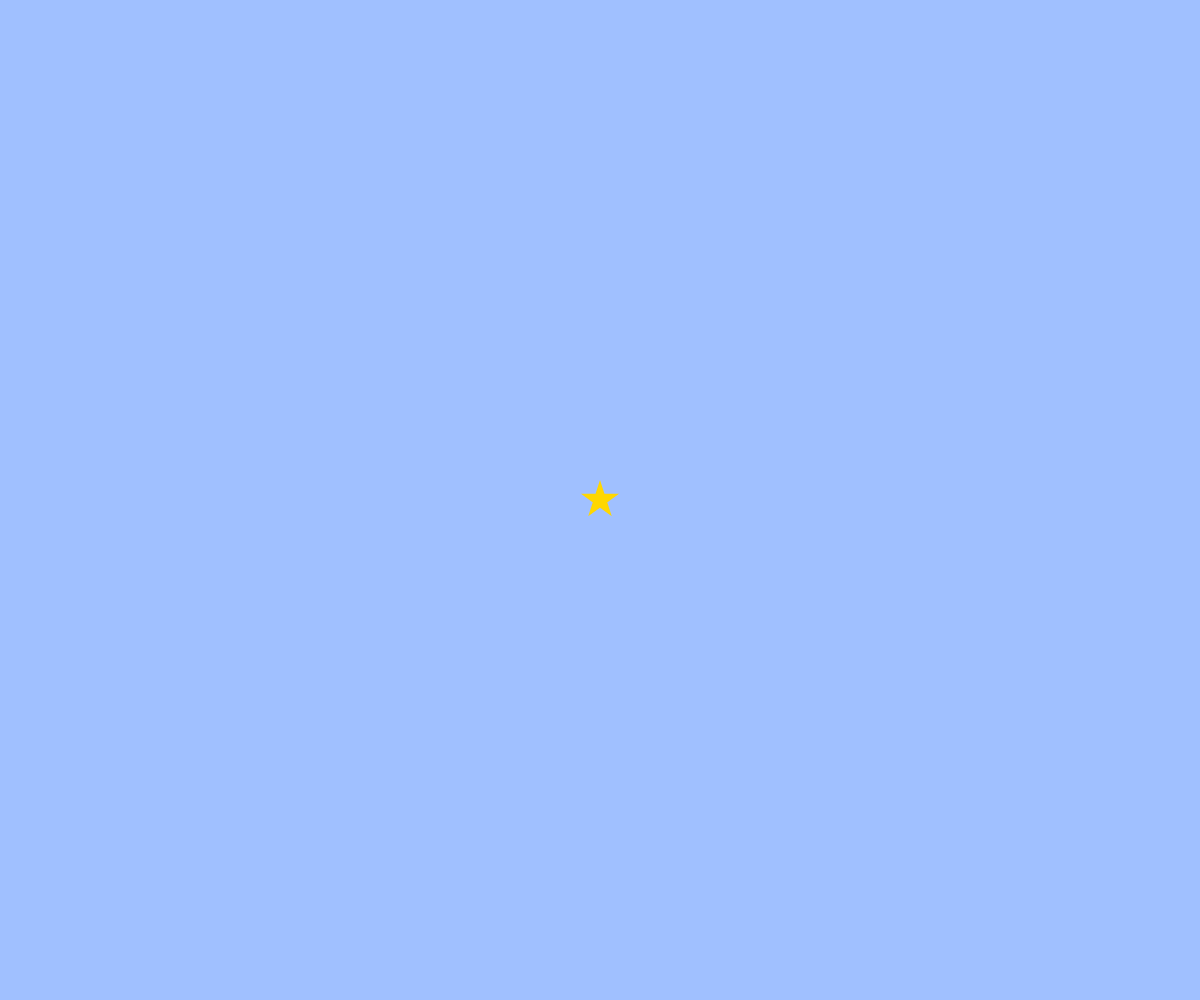
Frame 1 (no input)
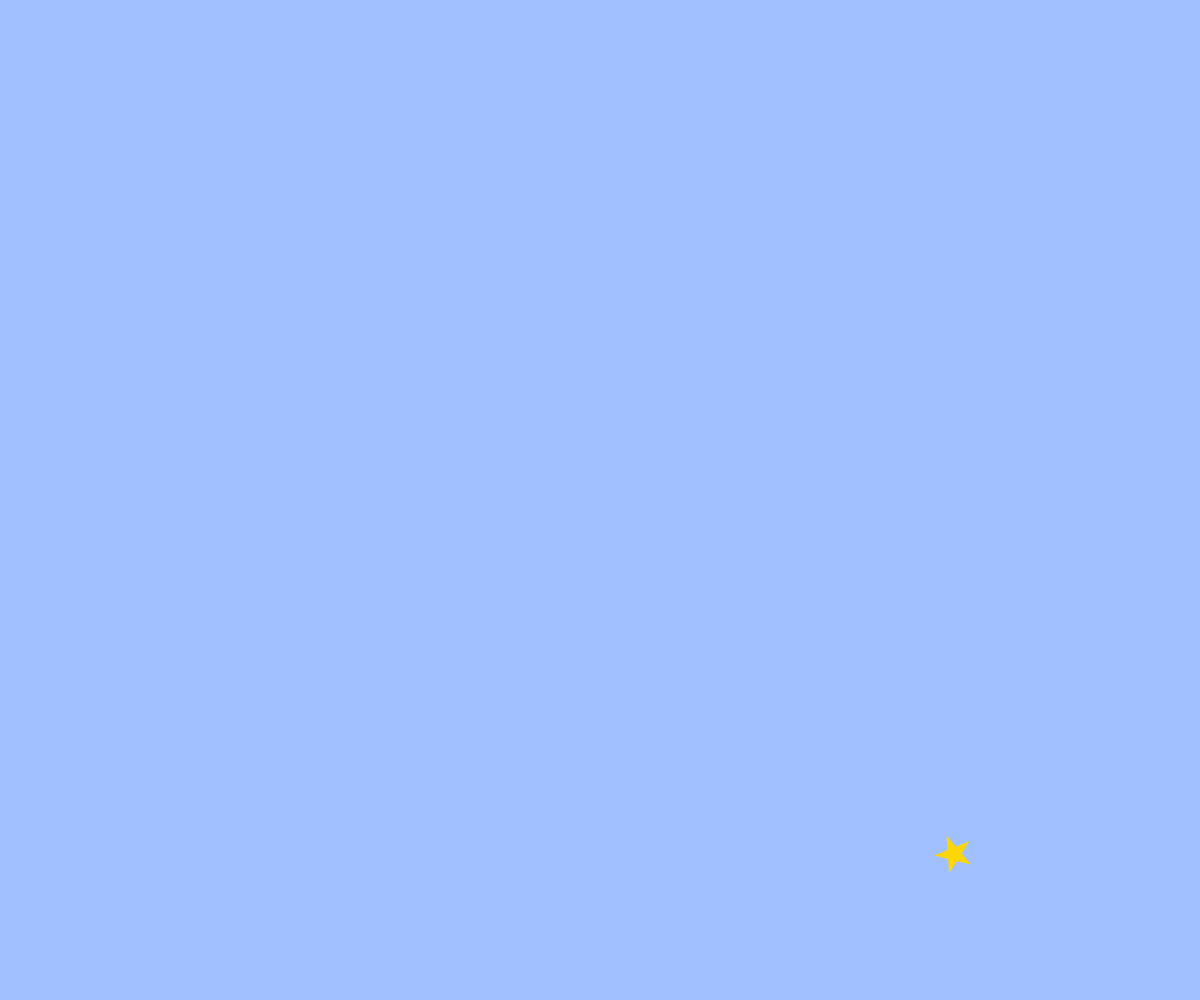
Frame 60 (no input)
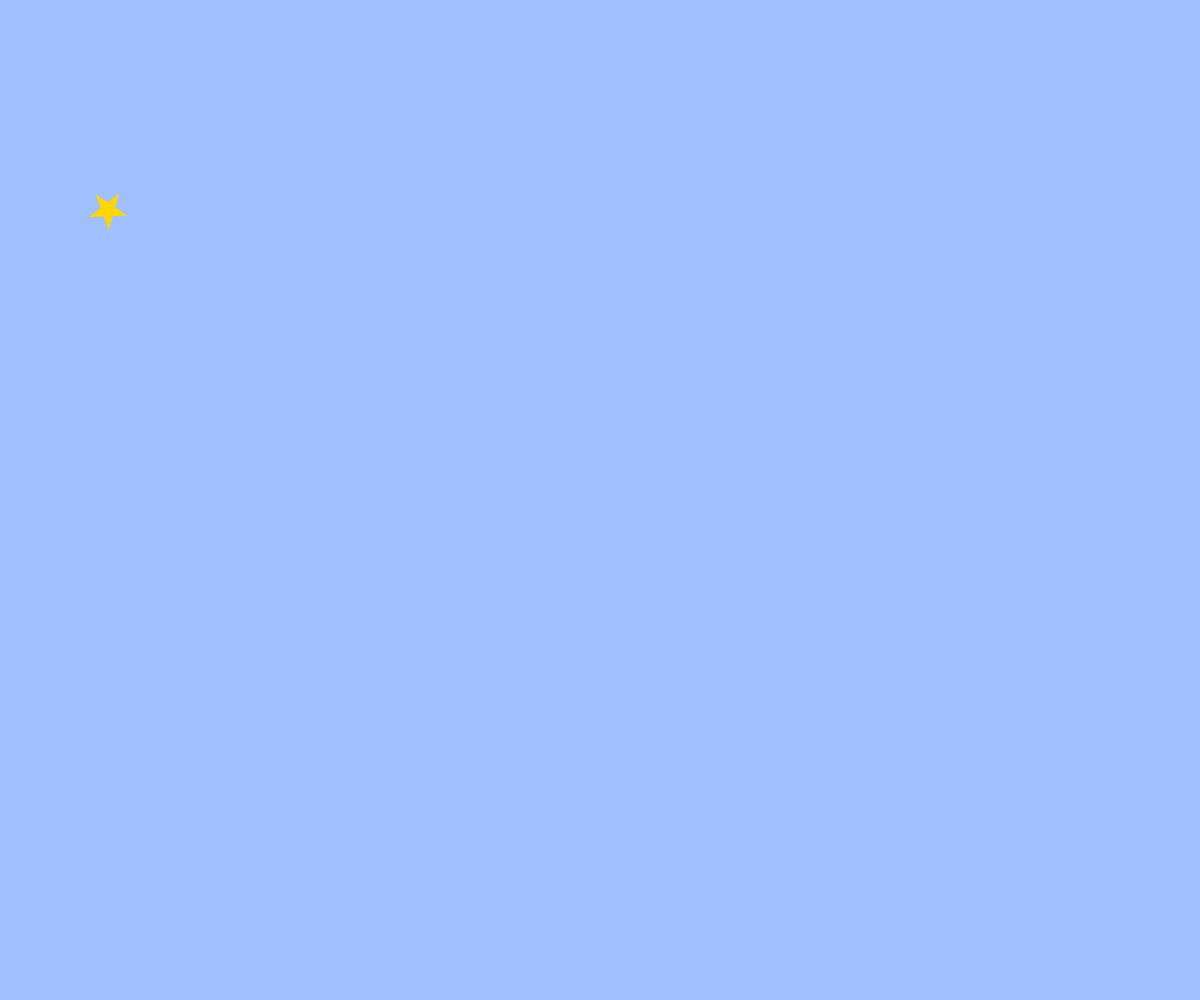
Frame 120 (the mouse pressed at the canvas centre since frame 60)

The p5.js sketch that drew these frames (run headless with seeded random() and noise() and a simulated clock; from frame 60 on, the mouse is pressed at the canvas centre):

// p5.js sketch
// ── sketch.js
// テキスト「アニメーション」
let x, y, vx, vy;

function setup(){
  createCanvas(windowWidth, windowHeight);
  x = width / 2;
  y = height / 2;
  vx = 6;
  vy = 6;
  angle = 0;
}

function draw(){
  background(160, 192, 255);
  // BLANK[2] (hint: 作った star 関数を使います)
  noStroke();
  fill(255, 215, 0);
  star(x, y, 20, angle);
  angle += 0.1;
  x += vx;
  y += vy;
  // 端の処理パターン (1) 反対側から出てくる
  if(x > width){ x = 0; }
  else if(x < 0){ x = width; }
  if(y > height){ y = 0; }
  if(y < 0){ y = height; }
}

function star(cx, cy, r, angle){
  beginShape();
  for(var i = 0; i < 20; i++){
    var theta = TWO_PI * i * 2 / 5 - HALF_PI + angle;
    // BLANK[1] (hint: angle 分だけ星を回転させるには？)
    var x = cx + cos(theta) * r;
    var y = cy + sin(theta) * r;
    vertex(x,y);
  }
  endShape(CLOSE);
}

function windowResized(){
  resizeCanvas(windowWidth, windowHeight);
}
